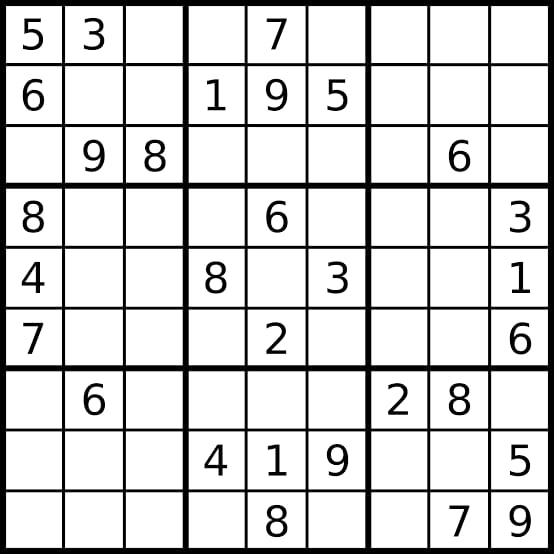
#> input picture xa.jpeg, 554 x 554 px, found by its file name
$ python Chapter7-CreateBorder.py
#> lines starting #> are read from the running program, lines starting #| are printed output that depends on the picture
import cv2

image = cv2.imread("/Users/abhishekraj/Downloads/xa.jpeg")
#> image is the input picture: shape (554, 554, 3); min 0, max 255, mean 211.7

# Window name in which image is displayed
window_name = 'Image'

# Using cv2.copyMakeBorder() method
image = cv2.copyMakeBorder(image, 10, 10, 10, 10, cv2.BORDER_CONSTANT, None, value=0)
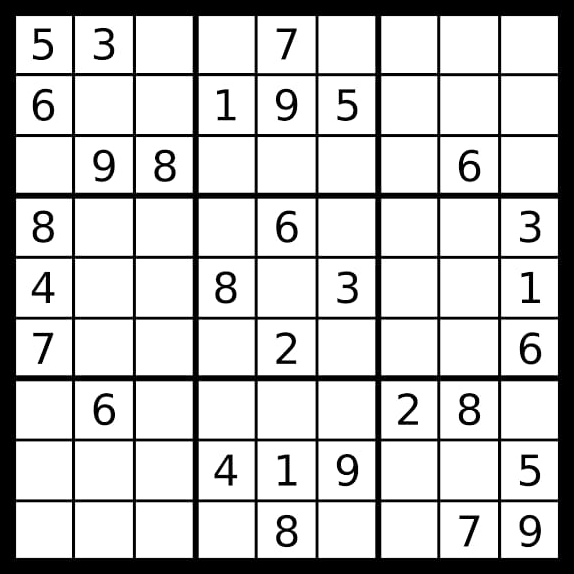
#> image: shape (574, 574, 3); min 0, max 255, mean 197.2

# Displaying the image
cv2.imshow(window_name, image)
cv2.waitKey(0)

$ run again, with shape.jpeg copied over xa.jpeg
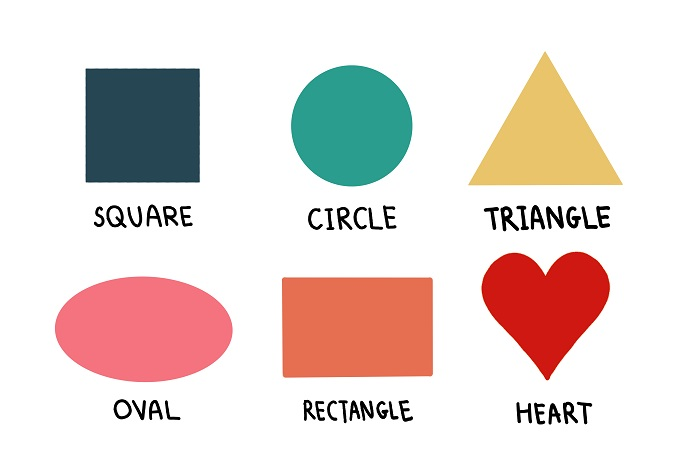
#> input picture shape.jpeg, 700 x 466 px, found by its file name
#> image is the input picture: shape (466, 700, 3); mean B, G, R 214.2, 218.1, 230.9
#> `image = cv2.copyMakeBorder(image, 10, 10, 10, 10, cv2.BORDER_CONSTANT,..`:
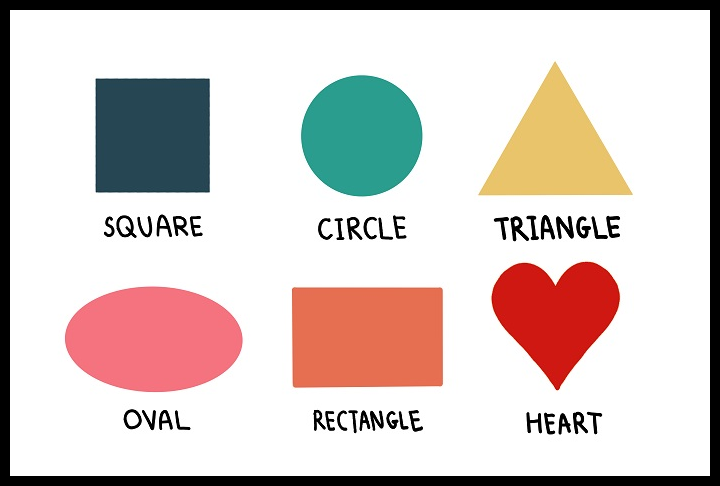
#> image: shape (486, 720, 3); mean B, G, R 199.7, 203.3, 215.3
